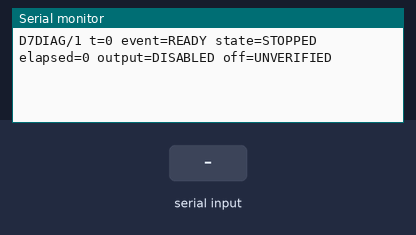
Bench run of a sketch on a simulated Arduino Uno, built with avr-gcc and run on an emulated ATmega328P. On the bench: the last lines printed to the serial monitor. The test bench sets the inputs (shaded band).

Above: at 1.2 s.
1.3 s: "STOP\n" received over Serial
At 2.4 s:
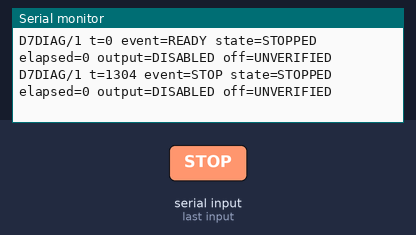
2.8 s: "START\n" received over Serial
At 3.5 s:
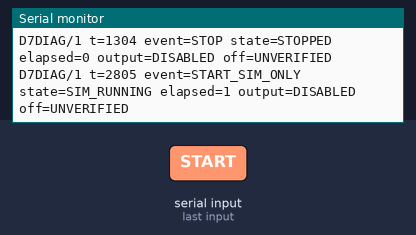
4.3 s: "PING\n" received over Serial
At 4.6 s:
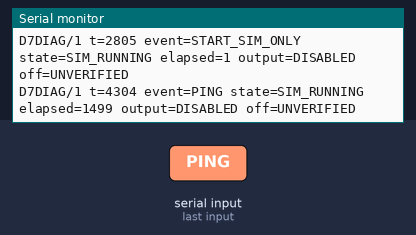
5.8 s: "STATUS\n" received over Serial
At 7.0 s:
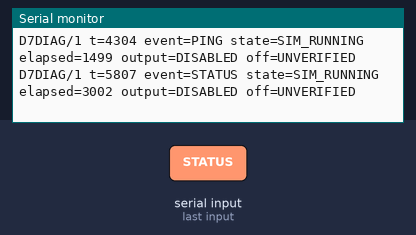
7.3 s: "1\n" received over Serial
At 8.0 s:
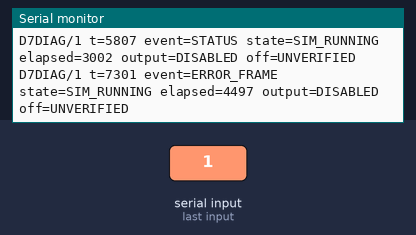
8.8 s: "START\n" received over Serial
At 9.3 s:
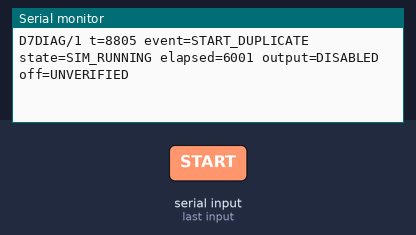

The sketch:

d7_start_stop.ino
```cpp
#include <Servo.h> // Existing library/toolchain only; deliberately no Servo instance.
#include <string.h>

// This artifact has NO physical-output implementation or unlock command.
#if defined(D7_ENABLE_OUTPUT)
#error "D7 physical output unavailable: OFF and physical-test authorization required"
#endif
static_assert(MIN_PULSE_WIDTH < MAX_PULSE_WIDTH, "Existing Servo library required");
const uint32_t MAX_TEST_MS = 10000;
const uint32_t HOST_TIMEOUT_MS = 5000;
enum LogicalState : uint8_t { STOPPED, SIM_RUNNING, TIMEOUT_LOCKED };
LogicalState state = STOPPED;
uint32_t startedAt = 0, lastHostAt = 0, elapsed = 0;
char line[24];
uint8_t length = 0;
bool overflow = false;

void report(const __FlashStringHelper* event) {
  Serial.print(F("D7DIAG/1 t=")); Serial.print(millis());
  Serial.print(F(" event=")); Serial.print(event);
  Serial.print(F(" state="));
  if (state == SIM_RUNNING) Serial.print(F("SIM_RUNNING"));
  else if (state == TIMEOUT_LOCKED) Serial.print(F("TIMEOUT_LOCKED"));
  else Serial.print(F("STOPPED"));
  Serial.print(F(" elapsed="));
  Serial.print(state == SIM_RUNNING ? uint32_t(millis() - startedAt) : elapsed);
  Serial.println(F(" output=DISABLED off=UNVERIFIED"));
}

void serviceDeadlines() {
  if (state != SIM_RUNNING) return;
  const uint32_t now = millis();
  const bool hostExpired = uint32_t(now - lastHostAt) >= HOST_TIMEOUT_MS;
  if (hostExpired || uint32_t(now - startedAt) >= MAX_TEST_MS) {
    elapsed = uint32_t(now - startedAt);
    state = TIMEOUT_LOCKED;
    report(hostExpired ? F("HOST_TIMEOUT") : F("MAX_TEST"));
  }
}

void command() {
  serviceDeadlines(); // Expiry wins over late traffic.
  if (length && line[length - 1] == '\r') --length;
  line[length] = '\0';
  bool invalid = overflow || length == 0;
  for (uint8_t i = 0; i < length; ++i)
    if (line[i] < 'A' || line[i] > 'Z') invalid = true;
  if (invalid) { report(F("ERROR_FRAME")); return; }
  if (strcmp(line, "STOP") == 0) {
    if (state == SIM_RUNNING) elapsed = uint32_t(millis() - startedAt);
    state = STOPPED;
    lastHostAt = millis();
    report(F("STOP")); // Logical only; does not claim physical OFF.
  } else if (strcmp(line, "START") == 0) {
    if (state == TIMEOUT_LOCKED) { report(F("REJECT_STOP_REQUIRED")); return; }
    if (state == SIM_RUNNING) { report(F("START_DUPLICATE")); return; }
    startedAt = lastHostAt = millis(); elapsed = 0;
    state = SIM_RUNNING;
    report(F("START_SIM_ONLY"));
  } else if (strcmp(line, "PING") == 0 || strcmp(line, "STATUS") == 0) {
    lastHostAt = millis();
    report(strcmp(line, "PING") == 0 ? F("PING") : F("STATUS"));
  } else report(F("ERROR_COMMAND"));
}

void setup() {
  Serial.begin(9600);
  report(F("READY")); // Reset always returns to logical STOPPED; no resume.
}

void loop() {
  serviceDeadlines();
  // Bound each pass so a continuous RX stream cannot starve deadline checks.
  for (uint8_t count = 0; count < 24 && Serial.available() > 0; ++count) {
    serviceDeadlines();
    const char c = char(Serial.read());
    if (c == '\n') {
      command(); length = 0; overflow = false;
    } else if (length < sizeof(line) - 1) line[length++] = c;
    else overflow = true;
  }
}
```

Measured:
- after the input at 1.3 s, the serial monitor: prints a new line at once (image 1)
- after the input at 2.8 s, the serial monitor: prints a new line at once (image 2)
- after the input at 4.3 s, the serial monitor: prints a new line at once (image 3)
- after the input at 5.8 s, the serial monitor: prints a new line at once (image 4)
- after the input at 7.3 s, the serial monitor: prints a new line at once (image 5)
- after the input at 8.8 s, the serial monitor: prints a new line at once (image 6)
